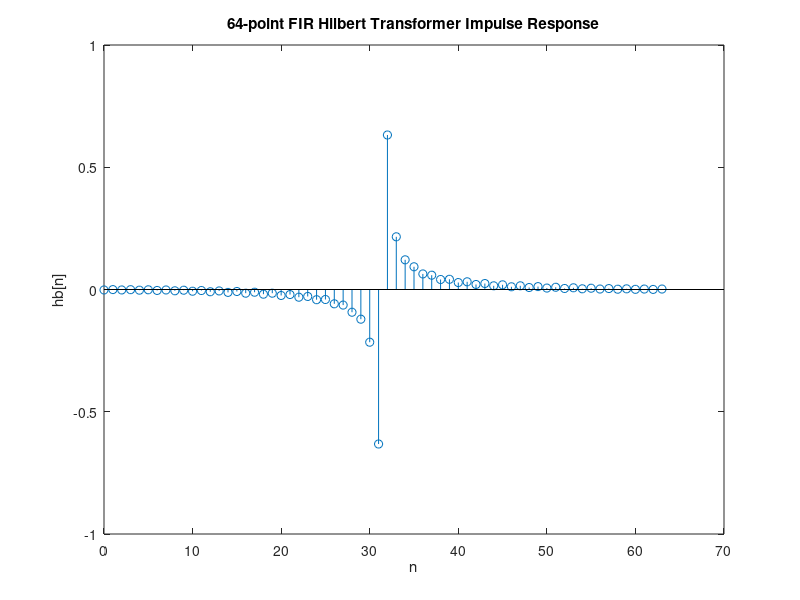
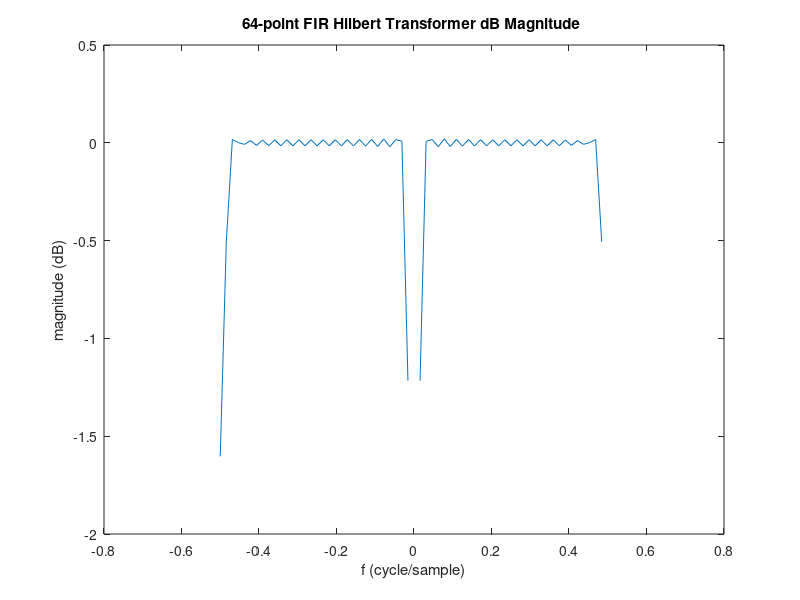

The MATLAB script that drew these images, in order: (Note: this script raises an error after producing the figures.)
clear;clc;close all;
%%	Prob B starts
NN=64;
F=[0.05,0.95];
A=[1,1];
hb=firpm(NN-1,F,A,'hilbert');
%% Prob C starts
figure(1);
stem([0:NN-1],hb);
title('64-point FIR Hilbert Transformer Impulse Response');
xlabel('n');ylabel('hb[n]');

figure(2);
HB=fftshift(fft(hb,64));
plot([-0.5:1/64:0.5-1/64],20*log10(abs(HB)));
title('64-point FIR Hilbert Transformer dB Magnitude ');
xlabel('f (cycle/sample)');ylabel('magnitude (dB)');

figure(3);
plot([-0.5:1/64:0.5-1/64],unwrap(phase(HB)));
title('64-point FIR Hilbert Transformer Phase');
xlabel('f (cycle/sample)');ylabel('Phase (rad)');

figure(4);
plot([-0.5:1/64:0.5-1/64],unwrap(phase(HB)));
axis([-0.03 0.03 -97 -92]);
title('Local Zoom-in 64-point FIR Hilbert Transformer Phase');
xlabel('f (cycle/sample)');ylabel('Phase (rad)');

%% Prob D Starts
f1=0.05;f2=0.075;f3=0.10;fc=0.25;
A_1=1;A_2=1/sqrt(10);A_3=1/10;   %20log10(A),so 10dB equals 1/sqrt(10)
N=1024;
n=0:N-1;
window=hamming(256)';
x_r=A_1*cos(2*pi*f1*n)+A_2*cos(2*pi*f2*n)+A_3*cos(2*pi*f3*n);

%%%xr(n)
figure(5);
xr_t=window.*x_r(100:355);
plot([-0.5:1/256:0.5-1/256],20*log10(abs(fftshift(fft(xr_t)))));
title('X_{r} dB Magnitude');
xlabel('f (cycle/sample)');ylabel('magnitude (dB)');

%%%x'r(n)
figure(6);
delay_filter=firpm(NN-1,[0,0.85],[1,1]);
xr_d=filter(delay_filter,1,x_r);
xrd_t=window.*xr_d(1:256);
plot([-0.5:1/256:0.5-1/256],20*log10(abs(fftshift(fft(xrd_t)))));
title('X^''_{r}  dB Magnitude');
xlabel('f (cycle/sample)');ylabel('magnitude (dB)');

%%%xi(n)
figure(7);
xi_d=conv(x_r,hb);
xid_t=window.*xi_d(100:355);
plot([-0.5:1/256:0.5-1/256],20*log10(abs(fftshift(fft(xid_t)))));
title('X_{i}  dB Magnitude ');
xlabel('f (cycle/sample)');ylabel('magnitude (dB)');


%%%x'r(n)cos
figure(8);
xrd_cos=xr_d(1:1024).*cos(2*pi*fc*n);
xrdcos_t=window.*xrd_cos(100:355);
plot([-0.5:1/256:0.5-1/256],20*log10(abs(fftshift(fft(xrdcos_t)))));
title('X^''_{r}cos(2*pi*f_{c}*n)  dB Magnitude');
xlabel('f (cycle/sample)');ylabel('magnitude (dB)');

%%%xi(n)sin
figure(9);
xid_sin=xi_d(1:1024).*sin(2*pi*fc*n);
xidsin_t=window.*xid_sin(100:355);
plot([-0.5:1/256:0.5-1/256],20*log10(abs(fftshift(fft(xidsin_t)))));
title('X_{i}sin(2*pi*f_{c}*n)  dB Magnitude');
xlabel('f (cycle/sample)');ylabel('magnitude (dB)');

%%%LSB
figure(10);
LSB=xrd_cos+xid_sin;
LSB_t=window.*LSB(100:355);
plot([-0.5:1/256:0.5-1/256],20*log10(abs(fftshift(fft(LSB_t)))));
title('LSB dB Magnitude');
xlabel('f (cycle/sample)');ylabel('magnitude (dB)');

%%%USB
figure(11);
USB=xrd_cos-xid_sin;
USB_t=window.*USB(100:355);
plot([-0.5:1/256:0.5-1/256],20*log10(abs(fftshift(fft(USB_t)))));
title('USB dB Magnitude');
xlabel('f (cycle/sample)');ylabel('magnitude (dB)');

%%%complex x_comp
figure(12);
x_comp=complex(xr_d,xi_d);
xcomp_t=window.*x_comp(100:355);
plot([-0.5:1/256:0.5-1/256],20*log10(abs(fftshift(fft(xcomp_t)))));
title('X dB Magnitude');
xlabel('f (cycle/sample)');ylabel('magnitude (dB)');

%%%s(n)
figure(13);
s=x_comp(1:1024).*exp(i*2*pi*fc*n);
s_t=window.*s(100:355);
plot([-0.5:1/256:0.5-1/256],20*log10(abs(fftshift(fft(s_t)))));
title('S dB Magnitude ');
xlabel('f (cycle/sample)');ylabel('magnitude (dB)');

%% Lowpass Filter
figure(14);
stem([0:NN-1],delay_filter);
title('Upper Path Lowpass Filter Impulse Response');
xlabel('n');ylabel('lp[n]');

figure(15);
LP=fftshift(fft(delay_filter,64));
plot([-0.5:1/64:0.5-1/64],20*log10(abs(LP)));
title('Upper Path Lowpass Filter Transfer Function dB Magnitude ');
xlabel('f (cycle/sample)');ylabel('magnitude (dB)');

figure(16);
plot([-0.5:1/64:0.5-1/64],unwrap(phase(LP)));
title('Upper Path Lowpass Filter Transfer Function Phase');
xlabel('f (cycle/sample)');ylabel('Phase (rad)');